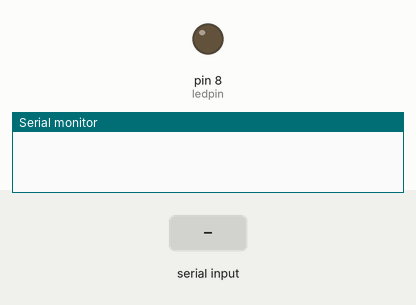
Simulated run of this sketch. Board: Arduino Uno, built with avr-gcc and run on an emulated ATmega328P. On the bench: output pins drawn as LEDs (lit = HIGH), the last lines printed to the serial monitor. Inputs (shaded band) come from the test bench.

Above: at 1.2 s.
1.3 s: "1" received over Serial
At 1.8 s:
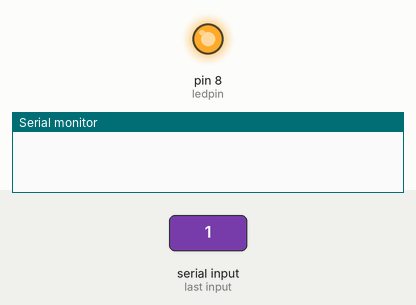
2.8 s: "0" received over Serial
At 4.1 s:
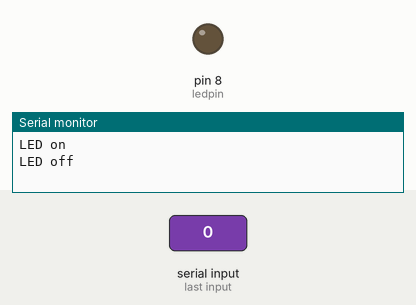
Timing chart, 0 to 5.8 s (numbered marks = the images above; inputs shaded):
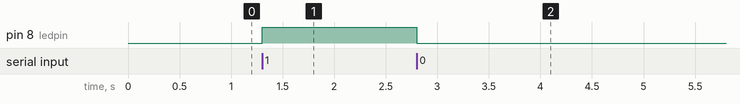

The sketch:

bluetooth_pc.ino
```cpp
/*
simple LED test
*/

char val;         // variable to receive data from the serial port
int ledpin = 8;  // LED connected to pin 2 (on-board LED)

void setup()
{
  pinMode(ledpin, OUTPUT);  // pin 13 (on-board LED) as OUTPUT

  Serial.begin(9600);       // start serial communication at 115200bps

}

void loop() {
 if( Serial.available() )       // if data is available to read
  {;}
    val = Serial.read();         // read it and store it in 'val'

  if( val == '0' )               // if '0' was received led 13 is switched off

  {
   digitalWrite(ledpin, LOW);    // turn Off pin 13 off
delay(1000);                  // waits for a second
Serial.println("LED off");
  }

if( val == '1' )               // if '1' was received led 13 on
 {
    digitalWrite(ledpin, HIGH);  // turn ON pin 13 on
    delay(1000);                  // waits for a second
    Serial.println("LED on");
  }
}
```

Measured:
- after the input at 1.3 s, pin 8 (ledpin): LOW → HIGH at once
- after the input at 2.8 s, pin 8 (ledpin): HIGH → LOW at once
